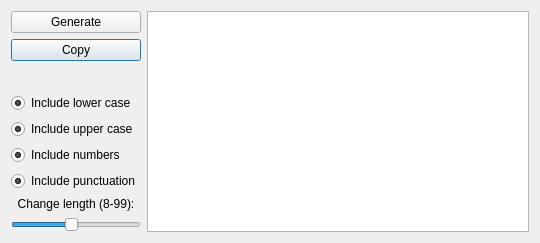
<?xml version="1.0" encoding="UTF-8"?>
<ui version="4.0">
 <class>passwordGenerator</class>
 <widget class="QDialog" name="passwordGenerator">
  <property name="geometry">
   <rect>
    <x>0</x>
    <y>0</y>
    <width>540</width>
    <height>243</height>
   </rect>
  </property>
  <property name="windowTitle">
   <string>Password Generator</string>
  </property>
  <layout class="QGridLayout" name="gridLayout">
   <item row="13" column="0">
    <widget class="QSlider" name="sliderPasswordLength">
     <property name="sizePolicy">
      <sizepolicy hsizetype="Maximum" vsizetype="Fixed">
       <horstretch>0</horstretch>
       <verstretch>0</verstretch>
      </sizepolicy>
     </property>
     <property name="maximumSize">
      <size>
       <width>160</width>
       <height>16777215</height>
      </size>
     </property>
     <property name="minimum">
      <number>8</number>
     </property>
     <property name="singleStep">
      <number>2</number>
     </property>
     <property name="value">
      <number>50</number>
     </property>
     <property name="orientation">
      <enum>Qt::Horizontal</enum>
     </property>
    </widget>
   </item>
   <item row="12" column="0">
    <widget class="QLabel" name="label">
     <property name="text">
      <string>Change length (8-99):</string>
     </property>
     <property name="alignment">
      <set>Qt::AlignCenter</set>
     </property>
    </widget>
   </item>
   <item row="11" column="0">
    <widget class="QRadioButton" name="radioIncludePunctuation">
     <property name="text">
      <string>Include punctuation</string>
     </property>
     <property name="checked">
      <bool>true</bool>
     </property>
     <property name="autoExclusive">
      <bool>false</bool>
     </property>
    </widget>
   </item>
   <item row="9" column="0">
    <widget class="QRadioButton" name="radioIncludeUpperCase">
     <property name="text">
      <string>Include upper case</string>
     </property>
     <property name="checked">
      <bool>true</bool>
     </property>
     <property name="autoExclusive">
      <bool>false</bool>
     </property>
    </widget>
   </item>
   <item row="0" column="1" rowspan="14">
    <widget class="QPlainTextEdit" name="txtGeneratedPassword">
     <property name="baseSize">
      <size>
       <width>500</width>
       <height>500</height>
      </size>
     </property>
     <property name="textInteractionFlags">
      <set>Qt::TextSelectableByKeyboard|Qt::TextSelectableByMouse</set>
     </property>
    </widget>
   </item>
   <item row="10" column="0">
    <widget class="QRadioButton" name="radioIncludeNumbers">
     <property name="text">
      <string>Include numbers</string>
     </property>
     <property name="checked">
      <bool>true</bool>
     </property>
     <property name="autoExclusive">
      <bool>false</bool>
     </property>
    </widget>
   </item>
   <item row="2" column="0" rowspan="2">
    <widget class="QPushButton" name="pbCopy2Clipboard">
     <property name="sizePolicy">
      <sizepolicy hsizetype="Fixed" vsizetype="Fixed">
       <horstretch>0</horstretch>
       <verstretch>0</verstretch>
      </sizepolicy>
     </property>
     <property name="maximumSize">
      <size>
       <width>160</width>
       <height>16777215</height>
      </size>
     </property>
     <property name="text">
      <string>Copy</string>
     </property>
    </widget>
   </item>
   <item row="0" column="0" rowspan="2">
    <widget class="QPushButton" name="pbGenerate">
     <property name="sizePolicy">
      <sizepolicy hsizetype="Fixed" vsizetype="Fixed">
       <horstretch>0</horstretch>
       <verstretch>0</verstretch>
      </sizepolicy>
     </property>
     <property name="maximumSize">
      <size>
       <width>160</width>
       <height>16777215</height>
      </size>
     </property>
     <property name="text">
      <string>Generate</string>
     </property>
    </widget>
   </item>
   <item row="8" column="0">
    <widget class="QRadioButton" name="radioIncludeLowerCase">
     <property name="text">
      <string>Include lower case</string>
     </property>
     <property name="checked">
      <bool>true</bool>
     </property>
     <property name="autoExclusive">
      <bool>false</bool>
     </property>
    </widget>
   </item>
  </layout>
 </widget>
 <resources/>
 <connections/>
</ui>
